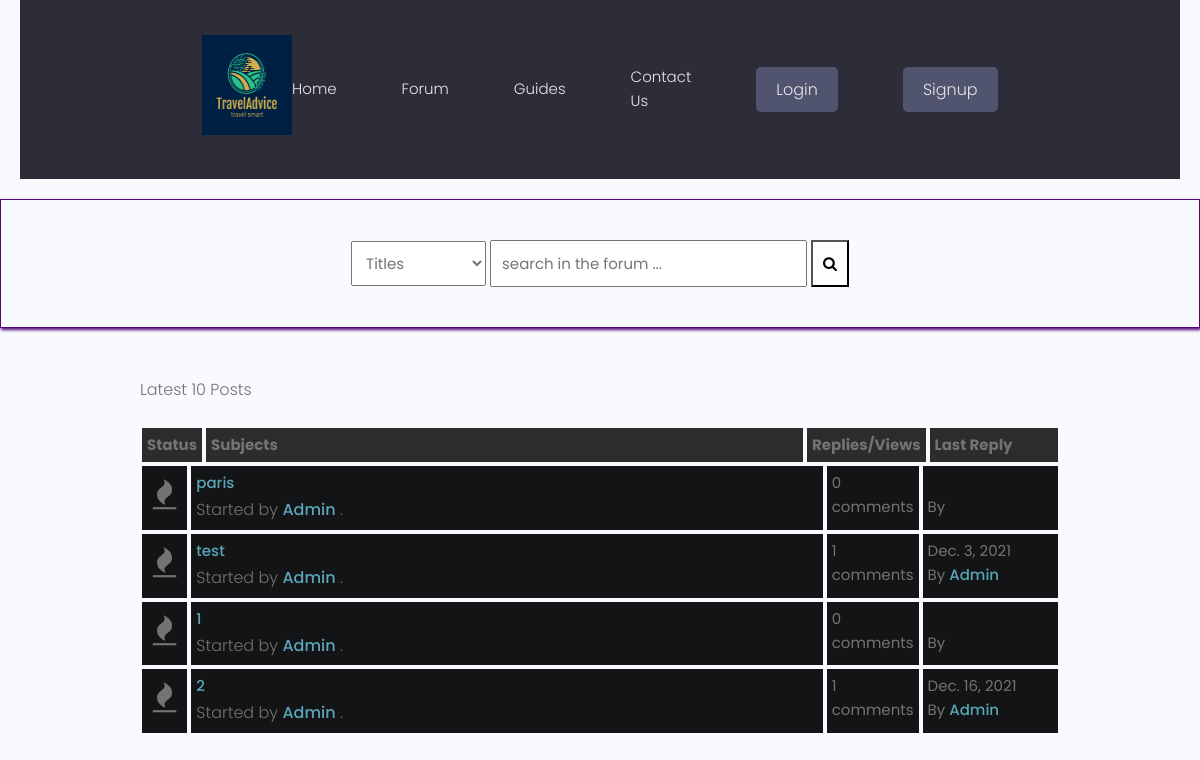
The page /forum/latest_posts on the database its author committed.
### forum/models.py (models this page shows, shortened)
class Post(models.Model):
    title = models.CharField(max_length=400)
    slug = models.SlugField(max_length=400, unique=True, blank=True)
    user = models.ForeignKey(Author, on_delete=models.CASCADE) #frame key of the author
    content = HTMLField()
    categories = models.ForeignKey(Category, on_delete=models.SET_NULL, null=True)
    date = models.DateTimeField(auto_now_add=True)
    tags = TaggableManager() #imported from taggit.managers
    comments = models.ManyToManyField(Comment, blank=True)
    closed = models.BooleanField(default=False)
    def get_url(self):
        return reverse("detail", kwargs={
            "slug":self.slug
        })
    @property
    def num_comments(self):
        return self.comments.count()
    @property
    def last_reply(self):
        return self.comments.latest("date")

class Author(models.Model):
    user = models.ForeignKey(User, on_delete=models.CASCADE)
    fullname = models.CharField(max_length=40, blank=True)
    slug = models.SlugField(max_length=400, unique=True, blank=True) # imported from django.utils.text
    bio = HTMLField() #desctription of the user imported the field from tinymce.models
    points = models.IntegerField(default=0) #check later if we need this (maybe put here the rating)

class Comment(models.Model):
    user = models.ForeignKey(Author, on_delete=models.CASCADE)
    content = models.TextField()
    date = models.DateTimeField(auto_now_add=True)

### forum/views.py (the view)
# urls.py: path("latest_posts", latest_posts, name="latest_posts"),
def latest_posts(request):
    posts = Post.objects.all()[:10]
    context = {
        "posts":posts,
        "title": "latest-posts",
    }
    return render(request, "forum/latest-posts.html", context)

### forum/context_processors.py (called while the page is built, shortened)
def searchFunction(request):
    search_context = {}
    posts = Post.objects.all()
    return search_context

### forum/templates/forum/latest-posts.html
{% extends 'forumsbase.html' %}
{% block content %}
    <div class="container">
        <div class="navigate">
            <span>Latest 10 Posts</span>
        </div>
        <div class="posts-table">
            <div class="table-head">
                <div class="status">Status</div>
                <div class="subjects">Subjects</div>
                <div class="replies">Replies/Views</div>
                <div class="last-reply">Last Reply</div>
            </div>
            {% for post in posts %}
            <div class="table-row">
                <div class="status"><i class="fa fa-fire"></i></div>
                <div class="subjects">
                    <a href="{{post.get_url}}">{{post.title}}</a>
                    <br>
                    <span>Started by <b><a href="">{{post.user.fullname|title}}</a></b> .</span>
                </div>
                <div class="replies">
                    {{post.num_comments}} comments <br>
                </div>
                <div class="last-reply">
                    {{post.last_reply.date|date}}
                    <br>By <b><a href="">{{post.last_reply.user.fullname|title}}</a></b>
                </div>
            </div>
            {% endfor %}
        </div>
    {% endblock content %}

### static/styles/style.css (style rules this page uses)
* { box-sizing: border-box; }
html { font-size: 14px; font-family: 'Titillium Web', sans-serif; background-color:rgb(0,0,0); color:#FEFEFE; }
a { color:#FF0042; font-weight: bolder; text-decoration: none; }
.container { margin: 20px; padding: 20px; }
.table-head { display: flex; }
.table-head div { padding: 5px; margin: 2px; background-color: #2C2C2C; font-weight: bold; }
.table-head .status { flex: 5%; }
.table-head .subjects { flex: 70%; }
.table-head .replies { flex: 10%; }
.table-head .last-reply { flex: 15%; }
.table-row { display: flex; }
.table-row .status, .table-row .subjects, .table-row .replies, .table-row .last-reply { padding: 5px; margin: 2px; background-color: #131415; }
.table-row .status { flex: 5%; font-size: 30px; text-align: center; }
.table-row .subjects { flex: 70%; }
.table-row .replies { flex: 10%; }
.table-row .last-reply { flex: 15%; }
.navigate { margin-block: 20px; font-weight: lighter; font-size: 24px; }

### static/styles/app.css (style rules this page uses)
:root { --color-sub: #2d2d39; }

### static/uikit/styles/modules/_variables.css (style rules this page uses)
:root { --color-main: #5aa5b9; --color-main-light: #e6faff; --color-sub: #3f4156; --color-sub-light: #51546e; --color-sub-lighter: #ededfd; --color-text: #737373; --color-gray: #8b8b8b; --color-light: #e5e7eb; --color-light-gray: #767676; --color-bg: #f8fafd; --color-white: #fffefd; --color-white-light: #f3f3f3; --color-success: #359e64; --color-success-bg: #def8e8; --color-error: #fc4b0b; --color-error-bg: #fff2ee; --font-base: 'Poppins', arial, helvetica, 'Segoe UI', roboto, ubuntu, sans-serif; --font-monospace: 'Fira Code', 'Courier New', courier, monospace; --font-regular: 300; --font-medium: 500; --font-bold: 700; --generic-shadow: 1px 1px 5px #00000010; --generic-transition: all 0.3s ease-in-out; }

### static/uikit/styles/modules/_base.css (style rules this page uses)
* { margin: 0; padding: 0; box-sizing: border-box; text-rendering: optimizeLegibility; color: inherit; font-size: inherit; }
html { font-size: 50%; }
@media only screen and (min-width: 480px) { html { font-size: 56.25%; } }
@media only screen and (min-width: 1200px) { html { font-size: 62.5%; } }
body { line-height: 1.6; font-weight: 400; font-size: 1.5rem; color: var(--color-text); background-color: var(--color-bg); min-height: 100vh; }

### static/uikit/styles/modules/_typography.css (style rules this page uses)
* { font-family: var(--font-base); }
p, span, strong { font-size: 1.6rem; color: var(--color-text); font-weight: var(--font-regular); }
a { padding-bottom: 2px; text-decoration: none; display: inline-block; color: var(--color-main); font-weight: var(--font-medium); }

### static/uikit/styles/modules/_utilities.css (style rules this page uses)
.container { width: 92%; max-width: 165rem; margin: 0 auto; box-sizing: border-box; }
@media screen and (min-width: 1000px) { .container { width: 90%; } }
@media screen and (min-width: 1200px) { .container { width: 80%; } }

### rows shown on the page
Post: title "paris", user.fullname "Admin", num_comments "0"
Post: title "test", user.fullname "Admin", num_comments "1", last_reply "Dec. 3, 2021", last_reply.user.fullname "Admin"
Post: title "1", user.fullname "Admin", num_comments "0"
Post: title "2", user.fullname "Admin", num_comments "1", last_reply "Dec. 16, 2021", last_reply.user.fullname "Admin"
